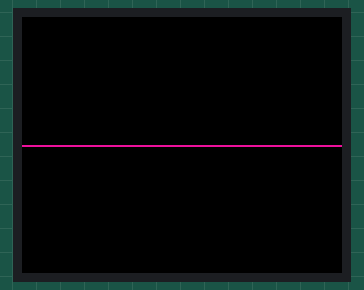
Simulated run of this sketch. Board: Arduino Uno, built with avr-gcc and run on an emulated ATmega328P. Shown: 160×128 colour display. Random numbers use the default seed unless the sketch sets one.

Above: at 0.6 s.
At 5.6 s:
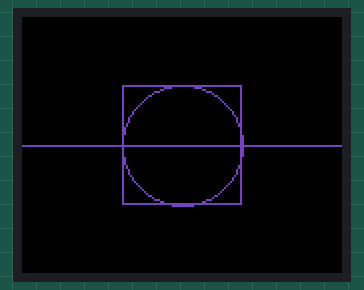
At 9.7 s:
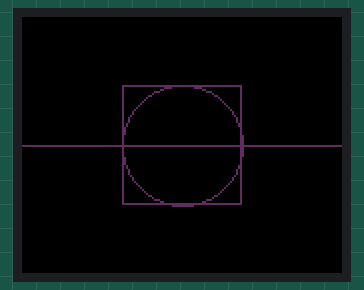
At 19.8 s:
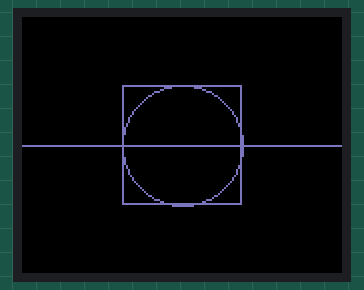
At 29.9 s:
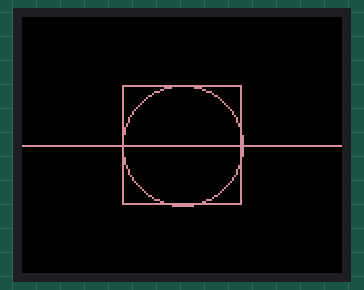
At 39.75 s:
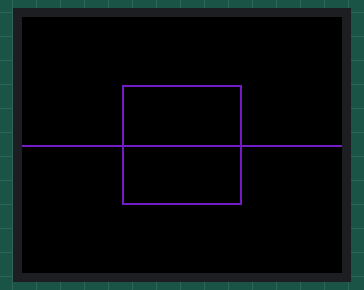

The sketch:

draw_shapes.ino
```cpp
/*
 * Rui Santos
 * Complete Project Details http://randomnerdtutorials.com
 */

// include TFT and SPI libraries
#include <TFT.h>
#include <SPI.h>

// pin definition for Arduino UNO
#define cs   10
#define dc   9
#define rst  8


// create an instance of the library
TFT TFTscreen = TFT(cs, dc, rst);

void setup() {

  //initialize the library
  TFTscreen.begin();

  // clear the screen with a black background
  TFTscreen.background(0, 0, 0);
}

void loop() {

  //generate a random color
  int redRandom = random(0, 255);
  int greenRandom = random (0, 255);
  int blueRandom = random (0, 255);

  // set the color for the figures
  TFTscreen.stroke(redRandom, greenRandom, blueRandom);

  // light up a single point
  TFTscreen.point(80,64);
  // wait 200 miliseconds until change to next figure
  delay(500);

  // draw a line
  TFTscreen.line(0,64,160,64);
  delay(500);

  //draw a square
  TFTscreen.rect(50,34,60,60);
  delay(500);

  //draw a circle
  TFTscreen.circle(80,64,30);
  delay(500);

  //erase all figures
  TFTscreen.background(0,0,0);
}
```

Measured:
- what the display in image 0 shows lasts 0.5 s, from 0.5 s to 1.0 s
